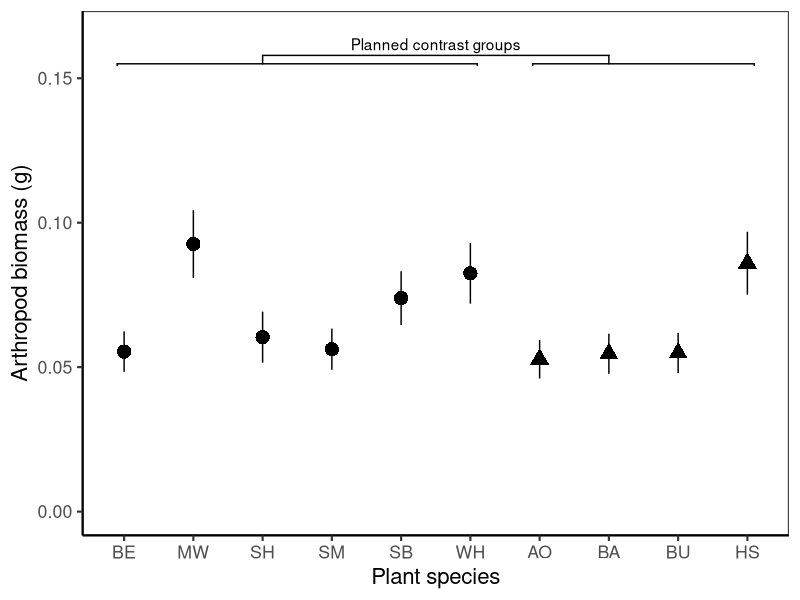
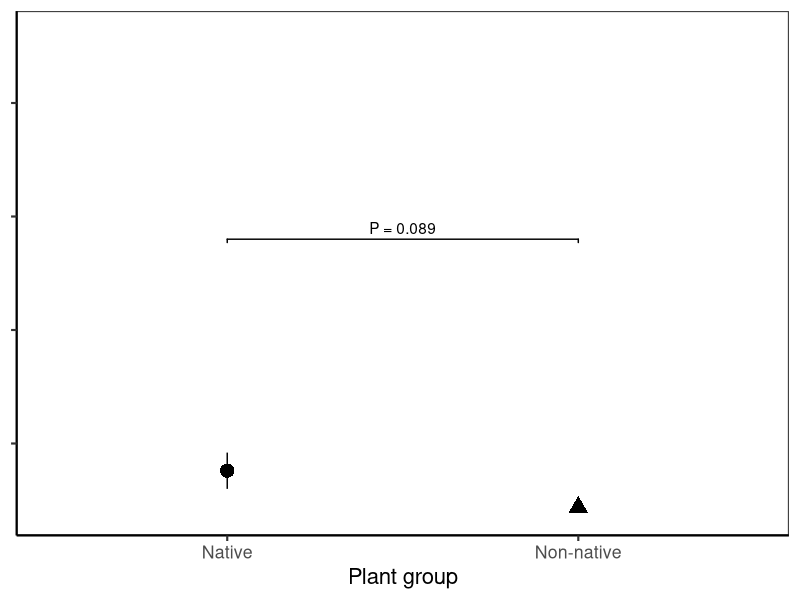
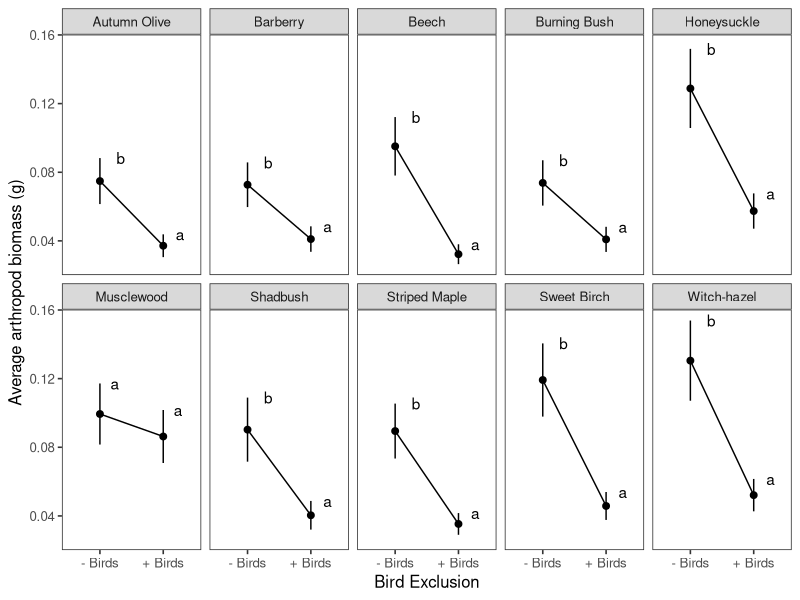
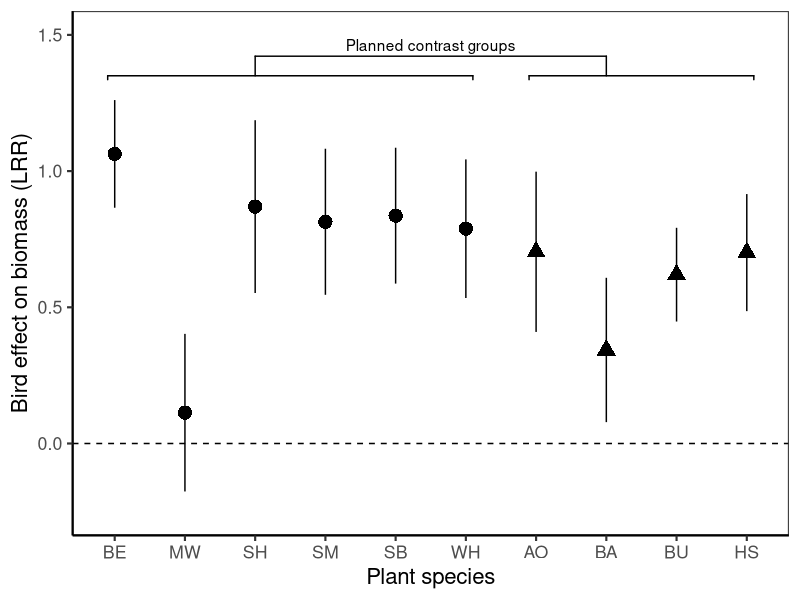
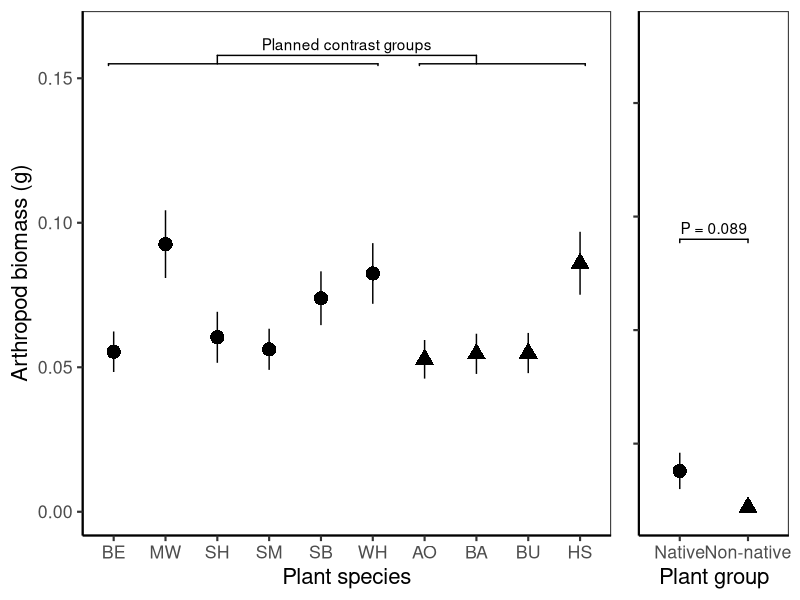

Reproduce these figures in R, in order. (Note: this script raises an error after producing the figures.)
# Import data and models for table & figure generation only

# Libraries ####
library("tidyverse")
library("readr")
library("lme4")
library("car")
library("multcomp")
library("ggplot2")
library("emmeans")
library("ggpubr")
library("plotrix") # for std.error function
library("ggsignif")

# problem solving links
# https://stackoverflow.com/questions/20041136/avoid-ggplot-sorting-the-x-axis-while-plotting-geom-bar
# https://stackoverflow.com/questions/11889625/annotating-text-on-individual-facet-in-ggplot2

# Plant arrangement rule ######
# Arrange in order of native vs exotic
biomass_order <- c("Beech","Musclewood","Shadbush","Striped Maple", "Sweet Birch", "Witch-hazel", "Autumn Olive", "Barberry", "Burning Bush", "Honeysuckle")

# plant letter codes #####
# do we need to move sweet birch and shadbush to keep things in alphabetical order?
plant_short = c("Beech" = "BE",
                "Musclewood" = "MW",
                "Shadbush" = "SH",
                "Striped Maple" = "SM",
                "Sweet Birch" = "SB",
                "Witch-hazel" = "WH",
                "Autumn Olive" = "AO",
                "Barberry" = "BA",
                "Burning Bush" = "BU",
                "Honeysuckle" = "HS")

# Fig 1a: Bagged biomass ####
biomass_summary <- read.csv("./Data/Models/model1.csv")

biomass_summary <- arrange(transform(biomass_summary, tree=factor(tree,levels=biomass_order)), tree) 

biomass_summary

biomass_plot <- ggplot(data=biomass_summary, aes(x = tree, y = response, shape=exo)) +
  theme_bw(base_size=16) +
  geom_point(size=4.5) +
  geom_errorbar(aes(ymin=response-(SE), ymax=response+(SE), width=0)) +
  ylab("Arthropod biomass (g)") +
  xlab("Plant species") +
  theme(panel.grid.major = element_blank(), panel.grid.minor = element_blank(),
        panel.background = element_blank(), axis.line = element_line(colour = "black")) +
  theme(legend.position="none") +
  geom_signif(comparisons = list(c("Shadbush", "Barberry")), 
              y_position = 0.155,
              tip_length = 0.05,
              annotation = c("Planned contrast groups")) +
  geom_signif(y_position = c(0.155), 
              xmin = c(0.9, 6.9), 
              xmax = c(6.1, 10.1),
  annotation = c(" ", " "), tip_length = 0.01) +
  scale_x_discrete(labels=plant_short) +
  ylim(0.00,0.165)
biomass_plot 

# Fig 1b: Biomass posthoc ####

mod1_posthoc <- read.csv("./Data/Models/model1_posthoc.csv")


# import p-value #
nugget_1 <- "P = 0.089" 

# this needs to use the same mean and SEM as the other figure, it currently does NOT

biomass_posthoc_plot <- ggplot(data=mod1_posthoc, aes(x = Exo, y = response,shape=Exo)) +
  theme_bw(base_size=16) +
  geom_point(size=4.5) +
  geom_errorbar(aes(ymin=response -(SE), ymax=response +(SE), width=0)) +
  ylab("Arthropod biomass on bagged branches") +
  xlab("Plant group") +
  guides(shape=guide_legend(title="", title.position = "left")) +
  theme(panel.grid.major = element_blank(), panel.grid.minor = element_blank(),
        panel.background = element_blank(), axis.line = element_line(colour = "black")) +
  geom_hline(yintercept=0.0,linetype=2) +
  ylim(0.06,0.165) +
  theme(axis.title.y = element_blank(),
        axis.text.y = element_blank()) +
  theme(legend.position='none') +
  geom_signif(y_position = c(0.12), 
              xmin = c(1), 
              xmax = c(2),
              annotation = c(nugget_1), tip_length = 0.01)
biomass_posthoc_plot

# merge 1a and 1b
Fig_1ab <- ggarrange(biomass_plot, biomass_posthoc_plot, labels = c("", ""), nrow = 1,
                     common.legend = FALSE, widths = c(1.75, 0.5))

ggsave(filename = "./Figures/Fig_1ab.svg", plot = Fig_1ab , device = "svg",
       width = 10, height = 4, units = "in", scale = 0.9)













# Fig 2 ver 1: Bag effect ######
# Import model estimates and table
mod2_lsm <- read.csv("./Data/Models/model2.csv")

Fig_1b <- ggplot(data=mod2_lsm, aes(x = treatment, y = response)) +
  theme_bw(base_size=12) +
  geom_point(size=2) +
  geom_line(aes(group = tree)) +
  geom_errorbar(aes(ymin=response-(SE), ymax=response+(SE), width=0)) +
  ylab("Average arthropod biomass (g)") +
  xlab("Bird Exclusion") +
  scale_x_discrete(labels=c("bag" = "- Birds", "control" = "+ Birds")) +
  geom_text(aes(x = treatment, y = (response+SE), label = .group, hjust=-.5)) +
  theme(panel.grid.major = element_blank(), panel.grid.minor = element_blank()) +
  facet_wrap( ~ tree, nrow=2) 
Fig_1b

# export Fig 2 ver 1 #








# Fig 2a ver 2: Bag lRR #####
mod2a_lsm <- read.csv("./Data/Models/model2a.csv")

mod2a_lsm <- arrange(transform(mod2a_lsm, tree=factor(tree,levels=biomass_order)), tree) 

mod2a_lsm

lrr_plot <- ggplot(data=mod2a_lsm, aes(x = tree, y = LRR_mean, shape=exo)) +
  theme_bw(base_size=16) +
  geom_point(size=4.5) +
  geom_errorbar(aes(ymin=LRR_mean-(LRR_sem), ymax=LRR_mean+(LRR_sem), width=0)) +
  ylab("Bird effect on biomass (LRR)") +
  xlab("Plant species") +
  theme(legend.position="none") +
  theme(panel.grid.major = element_blank(), panel.grid.minor = element_blank(),
        panel.background = element_blank(), axis.line = element_line(colour = "black")) +
  geom_signif(comparisons = list(c("Shadbush", "Barberry")), 
              y_position = 1.35,
              tip_length = 0.05,
              annotation = c("Planned contrast groups")) +
  geom_signif(y_position = c(1.35), 
              xmin = c(0.9, 6.9), 
              xmax = c(6.1, 10.1),
              annotation = c(" ", " "), tip_length = 0.01) +
  geom_hline(yintercept=0.0,linetype=2)  +
  scale_x_discrete(labels=plant_short) +
  ylim(-0.25,1.5)
lrr_plot

# Fig 2b #####
model_2a_posthoc <- read.csv("./Data/Models/model2_posthoc.csv")

# import p-value #
nugget_1 <- "P = 0.364" 

# this needs to use the same mean and SEM as the other figure, it currently does NOT

lrr_posthoc <- ggplot(data=model_2a_posthoc, aes(x = Exo, y = emmean,shape=Exo)) +
  theme_bw(base_size=16) +
  geom_point(size=4.5) +
  geom_errorbar(aes(ymin=emmean -(SE), ymax=emmean +(SE), width=0)) +
  ylab("Bird effect on biomass (LRR)") +
  xlab("Plant group") +
  guides(shape=guide_legend(title="none")) +
  theme(panel.grid.major = element_blank(), panel.grid.minor = element_blank(),
        panel.background = element_blank(), axis.line = element_line(colour = "black")) +
  geom_hline(yintercept=0.0,linetype=2) +
  ylim(-0.25,1.5) +
  theme(axis.title.y = element_blank(),
        axis.text.y = element_blank()) +
  theme(legend.position='none') +
  geom_signif(y_position = c(1), 
              xmin = c(1), 
              xmax = c(2),
              annotation = c(nugget_1), tip_length = 0.01)


# merge 2a and 2b
Fig_2ab <- ggarrange(lrr_plot, lrr_posthoc , labels = c("", ""), nrow = 1,
                     common.legend = FALSE, widths = c(1.75, 0.5))

ggsave(filename = "./Figures/Fig_2ab.svg", plot = Fig_2ab , device = "svg",
       width = 10, height = 4, units = "in", scale = 0.9)




# Fig 3abcd #####
# Insect abundances #
# Araneae plot
spider_lsm <- read.csv("./Data/Models/spider_model.csv")

# ! manually set tukey letters ####
# this is pairwise within treatment only
spider_lsm$.group2 <- c("b","a","b","a")

Fig_3a <- ggplot(data=spider_lsm, aes(x = treatment, y = response)) +
  theme_bw(base_size=12) +
  geom_point(size=2) +
  geom_line(aes(group = exo)) +
  geom_errorbar(aes(ymin=response-(SE), ymax=response+(SE), width=0)) +
  ylab("Araneae # per branch") +
  theme(axis.title.x=element_blank()) +
  #xlab("Bird Exclusion") +
  scale_x_discrete(labels=c("bag" = "- Birds", "control" = "+ Birds")) +
  geom_text(aes(x = treatment, y = (response+SE), label = .group2, hjust=-.5)) +
  theme(panel.grid.major = element_blank(), panel.grid.minor = element_blank()) +
  facet_wrap( ~ exo, nrow=1) 
Fig_3a

# Hemiptera plot

hemiptera_lsm <- read.csv("./Data/Models/hemiptera_model.csv")

#manually set tukey letters
hemiptera_lsm$.group2 <- c("a","a","a","a")

Fig_3b <- ggplot(data=hemiptera_lsm, aes(x = treatment, y = response)) +
  theme_bw(base_size=12) +
  geom_point(size=2) +
  geom_line(aes(group = exo)) +
  geom_errorbar(aes(ymin=response-(SE), ymax=response+(SE), width=0)) +
  ylab("Hemiptera # per branch") +
  theme(axis.title.x=element_blank()) +
  #xlab("Bird Exclusion") +
  scale_x_discrete(labels=c("bag" = "- Birds", "control" = "+ Birds")) +
  geom_text(aes(x = treatment, y = (response+SE), label = .group2, hjust=-.5)) +
  theme(panel.grid.major = element_blank(), panel.grid.minor = element_blank()) +
  facet_wrap( ~ exo, nrow=1) 
Fig_3b

# Lepidopetera plot
lepidoptera_lsm <- read.csv("./Data/Models/lepidoptera_model.csv")

lepidoptera_lsm

#manually set tukey letters
lepidoptera_lsm$.group2 <- c("b","a","b","a")

Fig_3c <- ggplot(data=lepidoptera_lsm, aes(x = treatment, y = response)) +
  theme_bw(base_size=12) +
  geom_point(size=2) +
  geom_line(aes(group = exo)) +
  geom_errorbar(aes(ymin=response-(SE), ymax=response+(SE), width=0)) +
  ylab("Lepidoptera # per branch") +
  theme(axis.title.x=element_blank()) +
  #xlab("Bird Exclusion") +
  scale_x_discrete(labels=c("bag" = "- Birds", "control" = "+ Birds")) +
  geom_text(aes(x = treatment, y = (response+SE), label = .group2, hjust=-.5)) +
  theme(panel.grid.major = element_blank(), panel.grid.minor = element_blank()) +
  facet_wrap( ~ exo, nrow=1) 
Fig_3c

# Orthoptera plot
orthoptera_lsm <- read.csv("./Data/Models/orthoptera_model.csv")

orthoptera_lsm 

#manually set tukey letters
orthoptera_lsm$.group2 <- c("b","a","b","a")

Fig_3d <- ggplot(data=orthoptera_lsm, aes(x = treatment, y = response)) +
  theme_bw(base_size=12) +
  geom_point(size=2) +
  geom_line(aes(group = exo)) +
  geom_errorbar(aes(ymin=response-(SE), ymax=response+(SE), width=0)) +
  ylab("Orthoptera # per branch") +
  theme(axis.title.x=element_blank()) +
  #xlab("Bird Exclusion") +
  scale_x_discrete(labels=c("bag" = "- Birds", "control" = "+ Birds")) +
  geom_text(aes(x = treatment, y = (response+SE), label = .group2, hjust=-.5)) +
  theme(panel.grid.major = element_blank(), panel.grid.minor = element_blank()) +
  facet_wrap( ~ exo, nrow=1) 
Fig_3d


# Fig 3 all #####
# arrange figure 2
Fig_3abcd <- ggarrange(Fig_3a, Fig_3b, Fig_3c, Fig_3d,
                       labels = c("3A","3B","3C","3D"), 
                       nrow = 2, ncol = 2)
Fig_3abcd 

# write figure 3 to folder
ggsave(filename = "./Figures/Fig3abcd.svg", plot = Fig_3abcd, device = "svg",
       width = 6, height = 5, units = "in")





# Fig 4 #####
# 4a: Herbivore N % ######
mod7_summary <- read.csv("./Data/Models/model7.csv")
mod7_summary  <- arrange(transform(mod7_summary , tree=factor(tree,levels=biomass_order)), tree) 

HN_plot <- ggplot(data=mod7_summary , aes(x = tree, y = mean_nitrogen, shape=exo)) +
  theme_bw(base_size=16) +
  geom_point(size=4.5) +
  geom_errorbar(aes(ymin=mean_nitrogen-(sem), ymax=mean_nitrogen+(sem), width=0)) +
  ylab("% N content of herbivores") +
  xlab("Plant species") +
  guides(shape=guide_legend(title="", title.position = "left")) +
  theme(panel.grid.major = element_blank(), panel.grid.minor = element_blank(),
        panel.background = element_blank(), axis.line = element_line(colour = "black")) +
  theme(legend.position="none") +
  geom_signif(comparisons = list(c("Shadbush", "Barberry")), 
              y_position = 11.5,
              tip_length = 0.235,
              annotation = c("Planned contrast groups")) +
  geom_signif(y_position = c(11.2), 
              xmin = c(0.9, 6.9), 
              xmax = c(6.1, 10),
              annotation = c(" ", " "), tip_length = 0.01) +
  scale_x_discrete(labels=plant_short) +
  ylim(9.25,11.75)
HN_plot

# 4b: Herbivore posthoc ####
model_4b_posthoc <- read.csv("./Data/Models/mod7_posthoc.csv")

# import p-value #
nugget_2 <- "P = 0.001" 

# this needs to use the same mean and SEM as the other figure, it currently does NOT

model_4b_plot <- ggplot(data=model_4b_posthoc, aes(x = Exo, y = emmean,shape=Exo)) +
  theme_bw(base_size=16) +
  geom_point(size=4.5) +
  geom_errorbar(aes(ymin=lower.CL, ymax=upper.CL, width=0)) +
  ylab("") +
  xlab("Plant group") +
  guides(shape=guide_legend(title="", title.position = "left")) +
  theme(panel.grid.major = element_blank(), panel.grid.minor = element_blank(),
        panel.background = element_blank(), axis.line = element_line(colour = "black")) +
  geom_hline(yintercept=0.0,linetype=2) +
  ylim(9,12) +
  theme(axis.title.y = element_blank(),
        axis.text.y = element_blank()) +
  theme(legend.position='none') +
  geom_signif(y_position = c(10.5), 
              xmin = c(1), 
              xmax = c(2),
              annotation = c(nugget_2), tip_length = 0.01)
model_4b_plot




# Merge 4a4b ####
Fig_4ab <- ggarrange(HN_plot, model_4b_plot, labels = c("4A", ""), nrow = 1,
                     common.legend = FALSE, widths = c(1.75, 0.5))

ggsave(filename = "./Figures/Fig_4ab.svg", plot = Fig_4ab , device = "svg",
       width = 10, height = 4, units = "in", scale = 0.9)






# 4c: Spider N% ####
mod9_summary <- read.csv("./Data/Models/model9.csv")
mod9_summary  <- arrange(transform(mod9_summary , tree=factor(tree,levels=biomass_order)), tree) 

SN_plot <- ggplot(data=mod9_summary , aes(x = tree, y = mean_nitrogen, shape=exo)) +
  theme_bw(base_size=16) +
  geom_point(size=4.5) +
  geom_errorbar(aes(ymin=mean_nitrogen-(sem), ymax=mean_nitrogen+(sem), width=0)) +
  ylab("% N content of spiders") +
  xlab("Plant species") +
  guides(shape=guide_legend(title="", title.position = "left")) +
  theme(panel.grid.major = element_blank(), panel.grid.minor = element_blank(),
        panel.background = element_blank(), axis.line = element_line(colour = "black")) +
  theme(legend.position="none") +
  geom_signif(comparisons = list(c("Shadbush", "Barberry")), 
              y_position = 11.9,
              tip_length = 0.195,
              annotation = c("Planned contrast groups")) +
  geom_signif(y_position = c(11.7), 
              xmin = c(0.9, 6.9), 
              xmax = c(6.1, 10),
              annotation = c(" ", " "), tip_length = 0.01) +
  scale_x_discrete(labels=plant_short)  +
  ylim(10.25,12.25)
SN_plot





# 4d: Spider posthoc ####
model_4d_posthoc <- read.csv("./Data/Models/mod9_posthoc.csv")

# import p-value #
nugget_3 <- "P = 0.002" 

# now uses model emmeans
model_4d_plot <- ggplot(data=model_4d_posthoc, aes(x = Exo, y = emmean,shape=Exo)) +
  theme_bw(base_size=16) +
  geom_point(size=4.5) +
  geom_errorbar(aes(ymin=lower.CL, ymax=upper.CL, width=0)) +
  ylab("") +
  xlab("Plant group") +
  guides(shape=guide_legend(title="", title.position = "left")) +
  theme(panel.grid.major = element_blank(), panel.grid.minor = element_blank(),
        panel.background = element_blank(), axis.line = element_line(colour = "black")) +
  geom_hline(yintercept=0.0,linetype=2) +
  ylim(10.25,12.25) +
  theme(axis.title.y = element_blank(),
        axis.text.y = element_blank()) +
  theme(legend.position='none') +
  geom_signif(y_position = c(11.5), 
              xmin = c(1), 
              xmax = c(2),
              annotation = c(nugget_3), tip_length = 0.01)
model_4d_plot

Fig_4cd <- ggarrange(SN_plot, model_4d_plot, labels = c("4B", ""), nrow = 1,
common.legend = FALSE, widths = c(1.75, 0.5))

ggsave(filename = "./Figures/Fig_4cd.svg", plot = Fig_4cd, device = "svg",
       width = 10, height = 4, units = "in", scale = 0.9)
